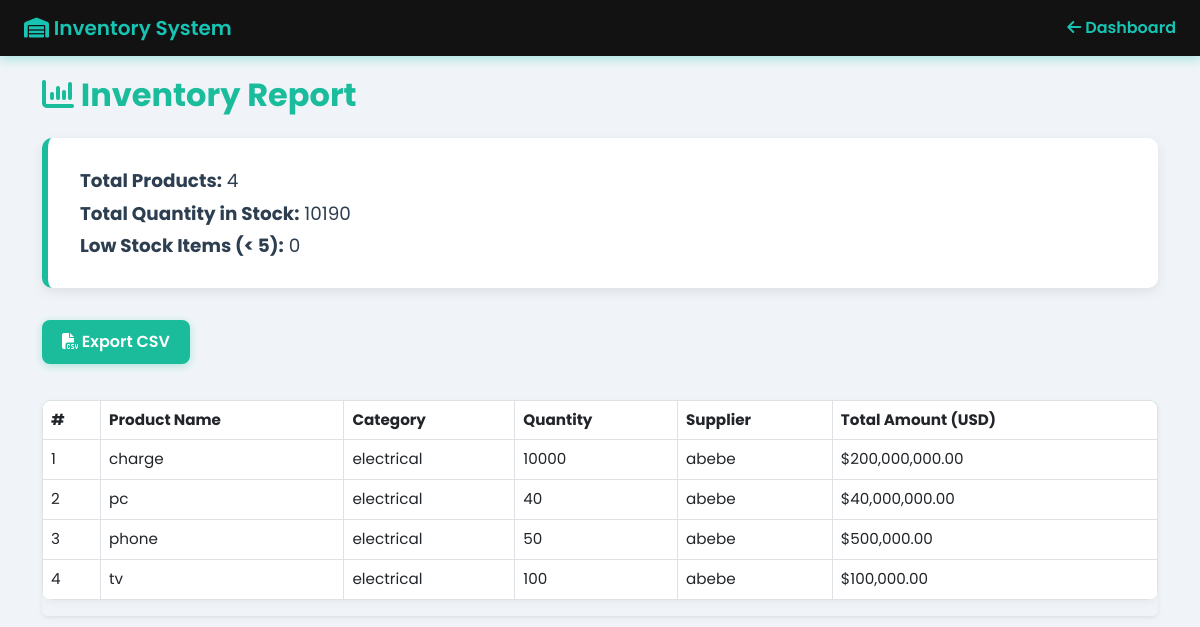
Screenshot of /reports/inventory.php (signed in) with the database file from the repository.
### tables this page shows
CREATE TABLE `products` (
  `id` int(11) NOT NULL,
  `name` varchar(150) NOT NULL,
  `category` varchar(100) NOT NULL,
  `quantity` int(11) DEFAULT 0,
  `price` decimal(10,2) NOT NULL,
  `supplier_id` int(11) DEFAULT NULL,
  `created_at` timestamp NOT NULL DEFAULT current_timestamp(),
  `updated_at` timestamp NOT NULL DEFAULT current_timestamp() ON UPDATE current_timestamp()
);

CREATE TABLE `suppliers` (
  `id` int(11) NOT NULL,
  `name` varchar(150) NOT NULL,
  `contact` varchar(100) DEFAULT NULL,
  `created_at` timestamp NOT NULL DEFAULT current_timestamp()
);

### reports/inventory.php (the view, shortened to what this page needs)
<?php
require_once "../config/db.php";
$low_stock_threshold = 5;
$total_products = 0;
$total_quantity = 0;
$low_stock_count = 0;
$sql_summary = "SELECT COUNT(*) AS product_count, SUM(quantity) AS total_qty FROM products";
$result_summary = $conn->query($sql_summary);
if ($result_summary) {
    $summary = $result_summary->fetch_assoc();
    $total_products = $summary['product_count'] ?? 0;
    $total_quantity = $summary['total_qty'] ?? 0;
}
$sql_products = "SELECT p.*, s.name AS supplier_name FROM products p LEFT JOIN suppliers s ON p.supplier_id = s.id ORDER BY p.name ASC";
$result_products = $conn->query($sql_products);
?>
<!DOCTYPE html>
<html lang="en">
<head>
  <link href="https://cdn.jsdelivr.net/npm/bootstrap@5.3.0/dist/css/bootstrap.min.css" rel="stylesheet" />
  <link href="https://cdnjs.cloudflare.com/ajax/libs/font-awesome/6.4.0/css/all.min.css" rel="stylesheet" />
</head>
<body>
  <nav class="navbar navbar-expand-lg">
  <div class="container-fluid px-4">
    <a class="navbar-brand" href="../dashboard/index.php">
      <i class="fa-solid fa-warehouse"></i> Inventory System
    </a>
    <div class="d-flex">
      <a href="../dashboard/index.php" class="nav-link">
        <i class="fa-solid fa-arrow-left"></i> Dashboard
      </a>
    </div>
  </div>
</nav>
<div class="container">
    <h2 class="mb-4"><i class="fa-solid fa-chart-column"></i> Inventory Report</h2>
    <div class="summary-box">
      <p><strong>Total Products:</strong> <?= $total_products ?></p>
      <p><strong>Total Quantity in Stock:</strong> <?= $total_quantity ?></p>
      <p><strong>Low Stock Items (&lt; <?= $low_stock_threshold ?>):</strong>
        <?php
          if ($result_products && $result_products->num_rows > 0) {
              $result_products->data_seek(0);
              $result_products->data_seek(0);
          }
          echo $low_stock_count;
        ?>
      </p>
    </div>
    <div class="mb-3 d-flex justify-content-start">
      <a href="export_csv.php" class="btn btn-export"><i class="fa-solid fa-file-csv"></i> Export CSV</a>
    </div>
    <div class="table-responsive shadow-sm rounded">
      <table class="table table-hover table-bordered">
        <thead>
          <tr>
            <th>#</th>
            <th>Product Name</th>
            <th>Category</th>
            <th>Quantity</th>
            <th>Supplier</th>
            <th>Total Amount (USD)</th>
          </tr>
        </thead>
        <tbody>
          <?php if ($result_products && $result_products->num_rows > 0): ?>
            <?php $i = 1; while ($row = $result_products->fetch_assoc()): ?>
              <?php $total_amount = $row['quantity'] * $row['price']; ?>
              <tr class="<?= ($row['quantity'] < $low_stock_threshold) ? 'low-stock' : '' ?>">
                <td><?= $i++ ?></td>
                <td><?= htmlspecialchars($row['name']) ?></td>
                <td><?= htmlspecialchars($row['category']) ?></td>
                <td><?= (int)$row['quantity'] ?></td>
                <td><?= htmlspecialchars($row['supplier_name'] ?? 'N/A') ?></td>
                <td>$<?= number_format($total_amount, 2) ?></td>
              </tr>
            <?php endwhile; ?>
          <?php else: ?>
            <tr><td colspan="6" class="text-center">No product data available.</td></tr>
          <?php endif; ?>
        </tbody>
      </table>
    </div>
  </div>
</body>
</html>

### reports/inventory.php (style rules this page uses)
h2 { color: #1abc9c; font-weight: 700; margin-top: 20px; }
.summary-box { background: #ffffff; border-left: 6px solid #1abc9c; box-shadow: 0 4px 12px rgba(0,0,0,0.08); border-radius: 10px; padding: 1.5rem 2rem; margin-bottom: 2rem; color: #2c3e50; }
.summary-box p { margin: 0.3rem 0; font-size: 1.15rem; }
.btn-export { background-color: #1abc9c; color: #fff; font-weight: 600; border-radius: 8px; padding: 10px 20px; margin-bottom: 1.2rem; margin-right: 12px; border: none; box-shadow: 0 2px 8px rgb(26 188 156 / 0.3); transition: background-color 0.3s ease; }
.table { background: #fff; border-radius: 10px; overflow: hidden; box-shadow: 0 2px 10px rgb(0 0 0 / 0.05); }
.table thead { background-color: #1abc9c; color: white; font-weight: 600; }
.table th, .table td { vertical-align: middle; font-size: 0.95rem; }
body { font-family: 'Poppins', sans-serif; background: #f0f4f8; min-height: 100vh; }
nav.navbar { background-color: #121212; box-shadow: 0 4px 10px rgba(23, 195, 178, 0.3); }
.navbar-brand, .nav-link { color: #17c3b2 !important; font-weight: 600; }

### rows the page displays
products: name "charge", category "electrical", quantity "10000", supplier.name "abebe", total_amount "200,000,000.00"
products: name "pc", category "electrical", quantity "40", supplier.name "abebe", total_amount "40,000,000.00"
products: name "phone", category "electrical", quantity "50", supplier.name "abebe", total_amount "500,000.00"
products: name "tv", category "electrical", quantity "100", supplier.name "abebe", total_amount "100,000.00"

### other values shown
$total_products "4"
$total_quantity "10190"
$low_stock_threshold "5"
$low_stock_count "0"
